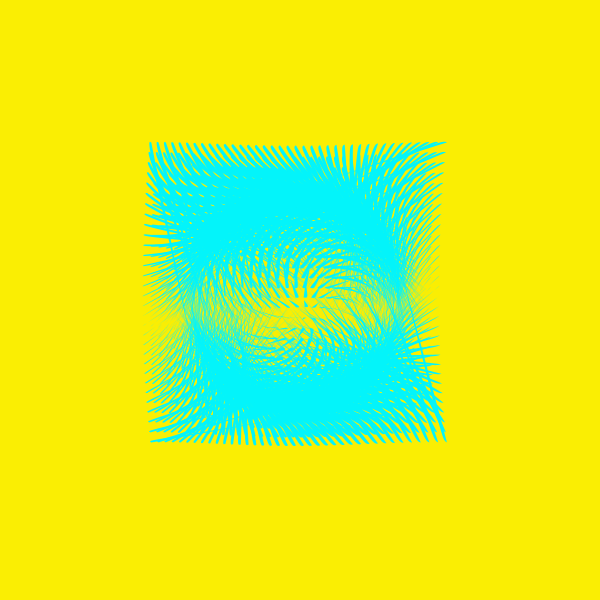
Frame 1 (no input)
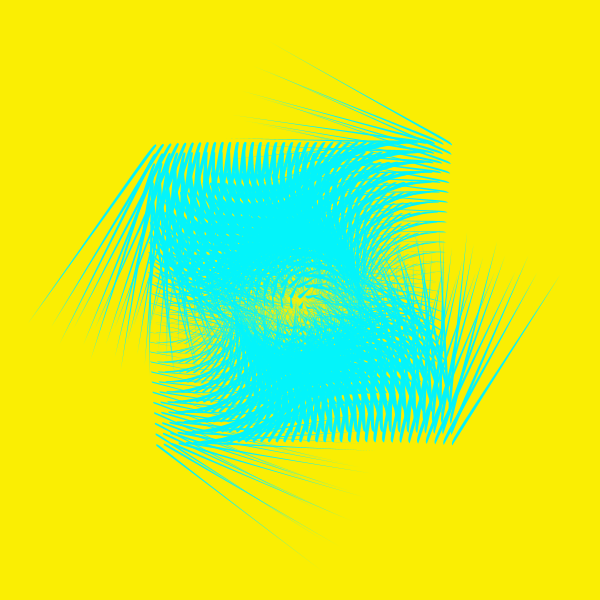
Frame 60 (the mouse pressed at the canvas centre just before this capture)
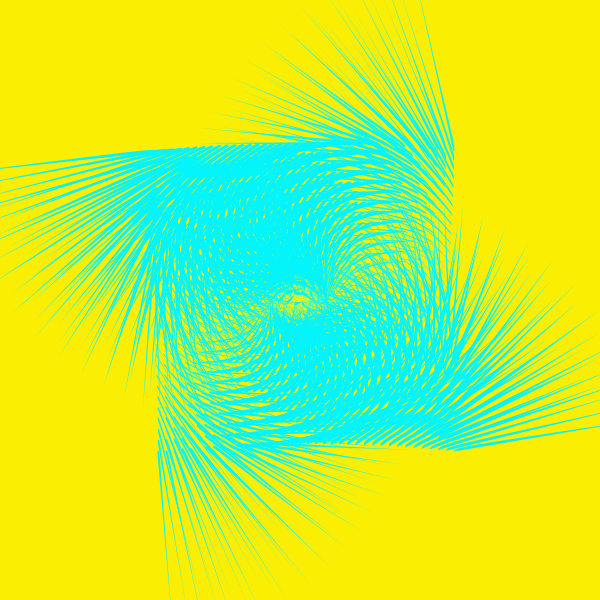
Frame 120 (the mouse held since frame 60 and released just before this capture)

The Processing sketch that drew these frames (run headless with seeded random() and noise(); from frame 60 on, the mouse is pressed at the canvas centre):

// Processing sketch: processing_172233
// ── processing_172233.pde

void setup()
{
  size(600, 600);
  noStroke();
}
 
void draw()
{
  background(250,238,3);
  translate(width/2, height/2);
  for(int x = -150; x<= 150; x+=8)
  {
    for(int y = -150; y<= 150; y+=10)
    {
      float j = dist(x, y, 0, 0);
      float j2 = tan(radians(j))*j;
      fill(3,244,250);
      pushMatrix();
      translate(x, y);
      rotate(radians(j + frameCount*0.8));
      bezier(x, y,  6, 5,  9, 7,  3, 7);
      popMatrix();
    }
  }
}
